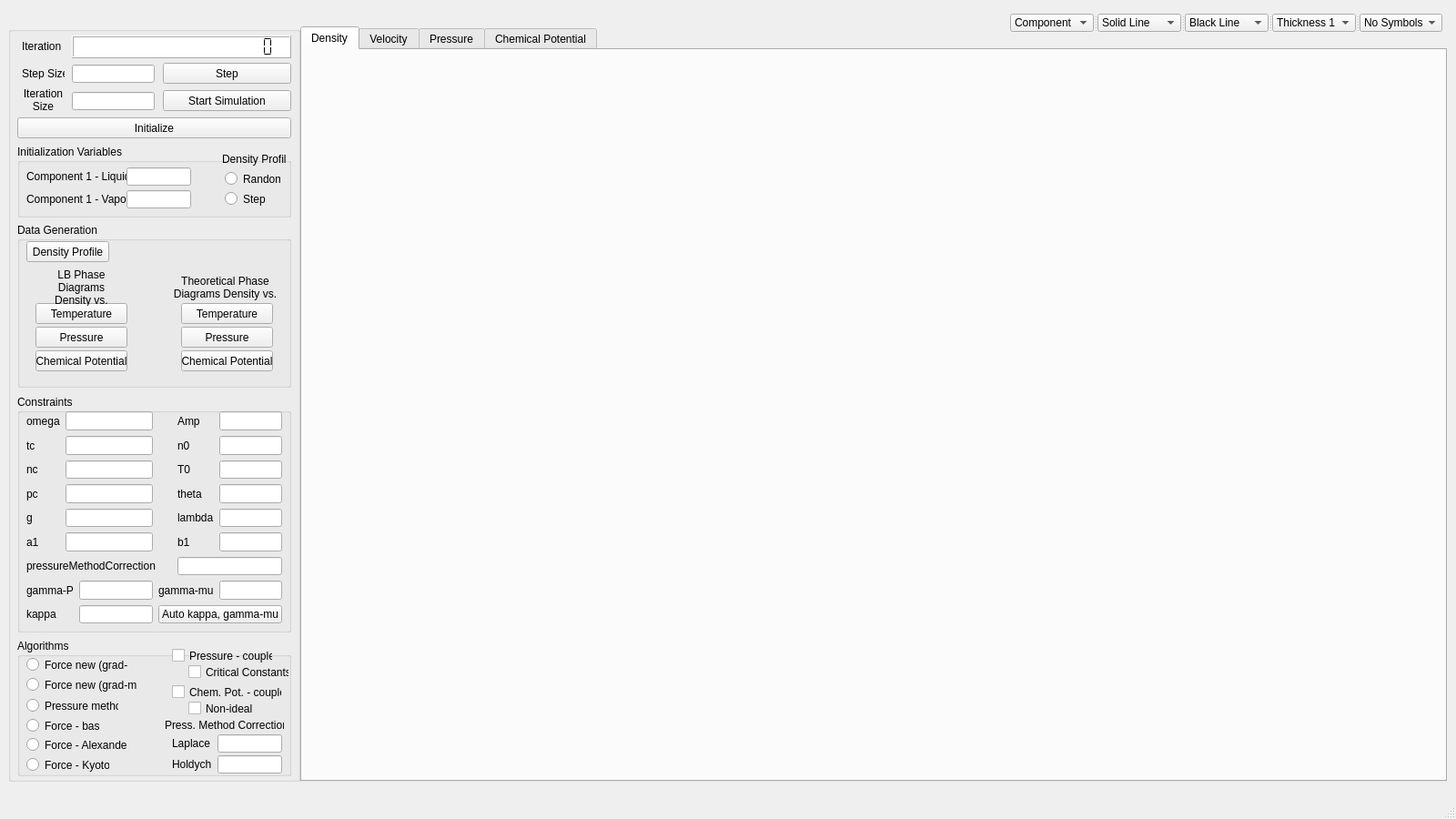
<?xml version="1.0" encoding="UTF-8"?>
<ui version="4.0">
 <class>MainWindow</class>
 <widget class="QMainWindow" name="MainWindow">
  <property name="geometry">
   <rect>
    <x>0</x>
    <y>0</y>
    <width>1600</width>
    <height>900</height>
   </rect>
  </property>
  <property name="windowTitle">
   <string>Lattice Boltzmann Simulation</string>
  </property>
  <property name="windowOpacity">
   <double>1.000000000000000</double>
  </property>
  <widget class="QWidget" name="LBWindow">
   <widget class="QTabWidget" name="graphTabBox">
    <property name="geometry">
     <rect>
      <x>330</x>
      <y>29</y>
      <width>1260</width>
      <height>830</height>
     </rect>
    </property>
    <property name="autoFillBackground">
     <bool>false</bool>
    </property>
    <property name="styleSheet">
     <string notr="true"/>
    </property>
    <property name="currentIndex">
     <number>0</number>
    </property>
    <widget class="QWidget" name="densityTab">
     <attribute name="title">
      <string>Density</string>
     </attribute>
    </widget>
    <widget class="QWidget" name="velocityTab">
     <attribute name="title">
      <string>Velocity</string>
     </attribute>
    </widget>
    <widget class="QWidget" name="pressureTab">
     <attribute name="title">
      <string>Pressure</string>
     </attribute>
    </widget>
    <widget class="QWidget" name="chemicalPotentialTab">
     <attribute name="title">
      <string>Chemical Potential</string>
     </attribute>
    </widget>
   </widget>
   <widget class="QGroupBox" name="simControlBox">
    <property name="geometry">
     <rect>
      <x>9</x>
      <y>29</y>
      <width>321</width>
      <height>830</height>
     </rect>
    </property>
    <property name="title">
     <string/>
    </property>
    <widget class="QPushButton" name="startSimButton">
     <property name="geometry">
      <rect>
       <x>170</x>
       <y>70</y>
       <width>141</width>
       <height>23</height>
      </rect>
     </property>
     <property name="text">
      <string>Start Simulation</string>
     </property>
    </widget>
    <widget class="QPushButton" name="stepButton">
     <property name="geometry">
      <rect>
       <x>170</x>
       <y>40</y>
       <width>141</width>
       <height>23</height>
      </rect>
     </property>
     <property name="text">
      <string>Step</string>
     </property>
    </widget>
    <widget class="QLCDNumber" name="lcdIterations">
     <property name="geometry">
      <rect>
       <x>70</x>
       <y>10</y>
       <width>241</width>
       <height>25</height>
      </rect>
     </property>
     <property name="styleSheet">
      <string notr="true">QLCDNumber{background-color:rgb(255, 255, 255);}</string>
     </property>
     <property name="digitCount">
      <number>20</number>
     </property>
     <property name="segmentStyle">
      <enum>QLCDNumber::Flat</enum>
     </property>
    </widget>
    <widget class="QLabel" name="labelIteration">
     <property name="geometry">
      <rect>
       <x>15</x>
       <y>15</y>
       <width>47</width>
       <height>13</height>
      </rect>
     </property>
     <property name="text">
      <string>Iteration</string>
     </property>
    </widget>
    <widget class="QPushButton" name="initializeButton">
     <property name="geometry">
      <rect>
       <x>10</x>
       <y>100</y>
       <width>301</width>
       <height>23</height>
      </rect>
     </property>
     <property name="text">
      <string>Initialize</string>
     </property>
    </widget>
    <widget class="QLineEdit" name="lineEditStepSize">
     <property name="geometry">
      <rect>
       <x>70</x>
       <y>42</y>
       <width>91</width>
       <height>20</height>
      </rect>
     </property>
    </widget>
    <widget class="QLabel" name="labelStepSize">
     <property name="geometry">
      <rect>
       <x>15</x>
       <y>45</y>
       <width>47</width>
       <height>13</height>
      </rect>
     </property>
     <property name="text">
      <string>Step Size</string>
     </property>
    </widget>
    <widget class="QGroupBox" name="groupBoxInitVariables">
     <property name="geometry">
      <rect>
       <x>10</x>
       <y>130</y>
       <width>301</width>
       <height>80</height>
      </rect>
     </property>
     <property name="title">
      <string>Initialization Variables</string>
     </property>
     <widget class="QLabel" name="labelN1Liquid">
      <property name="geometry">
       <rect>
        <x>10</x>
        <y>27</y>
        <width>111</width>
        <height>16</height>
       </rect>
      </property>
      <property name="text">
       <string>Component 1 - Liquid</string>
      </property>
     </widget>
     <widget class="QLabel" name="labelN1Vapor">
      <property name="geometry">
       <rect>
        <x>10</x>
        <y>52</y>
        <width>111</width>
        <height>16</height>
       </rect>
      </property>
      <property name="text">
       <string>Component 1 - Vapor</string>
      </property>
     </widget>
     <widget class="QLineEdit" name="lineEditN1Liquid">
      <property name="geometry">
       <rect>
        <x>120</x>
        <y>25</y>
        <width>71</width>
        <height>20</height>
       </rect>
      </property>
     </widget>
     <widget class="QLineEdit" name="lineEditN1Vapor">
      <property name="geometry">
       <rect>
        <x>120</x>
        <y>50</y>
        <width>71</width>
        <height>20</height>
       </rect>
      </property>
     </widget>
     <widget class="QRadioButton" name="radioDensityProfileRandom">
      <property name="geometry">
       <rect>
        <x>228</x>
        <y>29</y>
        <width>61</width>
        <height>17</height>
       </rect>
      </property>
      <property name="text">
       <string>Random</string>
      </property>
     </widget>
     <widget class="QRadioButton" name="radioDensityProfileStep">
      <property name="geometry">
       <rect>
        <x>228</x>
        <y>51</y>
        <width>61</width>
        <height>17</height>
       </rect>
      </property>
      <property name="text">
       <string>Step</string>
      </property>
     </widget>
     <widget class="QLabel" name="labelDensityProfileInit">
      <property name="geometry">
       <rect>
        <x>225</x>
        <y>8</y>
        <width>71</width>
        <height>16</height>
       </rect>
      </property>
      <property name="text">
       <string>Density Profile</string>
      </property>
     </widget>
    </widget>
    <widget class="QGroupBox" name="groupBoxDataGeneration">
     <property name="geometry">
      <rect>
       <x>10</x>
       <y>216</y>
       <width>301</width>
       <height>181</height>
      </rect>
     </property>
     <property name="title">
      <string>Data Generation</string>
     </property>
     <widget class="QPushButton" name="getDensityProfileButton">
      <property name="geometry">
       <rect>
        <x>10</x>
        <y>20</y>
        <width>91</width>
        <height>23</height>
       </rect>
      </property>
      <property name="text">
       <string>Density Profile</string>
      </property>
     </widget>
     <widget class="QPushButton" name="theoryPhaseDiagTempButton">
      <property name="geometry">
       <rect>
        <x>180</x>
        <y>88</y>
        <width>101</width>
        <height>23</height>
       </rect>
      </property>
      <property name="text">
       <string>Temperature</string>
      </property>
     </widget>
     <widget class="QPushButton" name="theoryPhaseDiagPressButton">
      <property name="geometry">
       <rect>
        <x>180</x>
        <y>114</y>
        <width>101</width>
        <height>23</height>
       </rect>
      </property>
      <property name="text">
       <string>Pressure</string>
      </property>
     </widget>
     <widget class="QPushButton" name="theoryPhaseDiagChemPotButton">
      <property name="geometry">
       <rect>
        <x>180</x>
        <y>140</y>
        <width>101</width>
        <height>23</height>
       </rect>
      </property>
      <property name="text">
       <string>Chemical Potential</string>
      </property>
     </widget>
     <widget class="QLabel" name="labelTheoryPhaseDiagrams">
      <property name="geometry">
       <rect>
        <x>158</x>
        <y>50</y>
        <width>141</width>
        <height>41</height>
       </rect>
      </property>
      <property name="text">
       <string>Theoretical Phase Diagrams Density vs.</string>
      </property>
      <property name="alignment">
       <set>Qt::AlignCenter</set>
      </property>
      <property name="wordWrap">
       <bool>true</bool>
      </property>
     </widget>
     <widget class="QPushButton" name="lbPhaseDiagTempButton">
      <property name="geometry">
       <rect>
        <x>20</x>
        <y>88</y>
        <width>101</width>
        <height>23</height>
       </rect>
      </property>
      <property name="text">
       <string>Temperature</string>
      </property>
     </widget>
     <widget class="QLabel" name="labelLBPhaseDiagrams">
      <property name="geometry">
       <rect>
        <x>25</x>
        <y>50</y>
        <width>91</width>
        <height>41</height>
       </rect>
      </property>
      <property name="text">
       <string>LB Phase Diagrams Density vs.</string>
      </property>
      <property name="alignment">
       <set>Qt::AlignCenter</set>
      </property>
      <property name="wordWrap">
       <bool>true</bool>
      </property>
     </widget>
     <widget class="QPushButton" name="lbPhaseDiagPressButton">
      <property name="geometry">
       <rect>
        <x>20</x>
        <y>114</y>
        <width>101</width>
        <height>23</height>
       </rect>
      </property>
      <property name="text">
       <string>Pressure</string>
      </property>
     </widget>
     <widget class="QPushButton" name="lbPhaseDiagChemPotButton">
      <property name="geometry">
       <rect>
        <x>20</x>
        <y>140</y>
        <width>101</width>
        <height>23</height>
       </rect>
      </property>
      <property name="text">
       <string>Chemical Potential</string>
      </property>
     </widget>
    </widget>
    <widget class="QGroupBox" name="groupBoxConstraints">
     <property name="geometry">
      <rect>
       <x>10</x>
       <y>405</y>
       <width>301</width>
       <height>261</height>
      </rect>
     </property>
     <property name="title">
      <string>Constraints</string>
     </property>
     <widget class="QWidget" name="layoutWidget">
      <property name="geometry">
       <rect>
        <x>10</x>
        <y>18</y>
        <width>281</width>
        <height>233</height>
       </rect>
      </property>
      <layout class="QGridLayout" name="gridLayoutConstraints">
       <item row="0" column="0">
        <widget class="QLabel" name="labelOmega">
         <property name="text">
          <string>omega</string>
         </property>
        </widget>
       </item>
       <item row="0" column="1" colspan="2">
        <widget class="QLineEdit" name="lineEditOmega"/>
       </item>
       <item row="0" column="4">
        <widget class="QLabel" name="labelAmp">
         <property name="text">
          <string>Amp</string>
         </property>
        </widget>
       </item>
       <item row="0" column="5">
        <widget class="QLineEdit" name="lineEditAmp"/>
       </item>
       <item row="1" column="0">
        <widget class="QLabel" name="labelTc">
         <property name="text">
          <string>tc</string>
         </property>
        </widget>
       </item>
       <item row="1" column="1" colspan="2">
        <widget class="QLineEdit" name="lineEditTc"/>
       </item>
       <item row="1" column="4">
        <widget class="QLabel" name="labelN0">
         <property name="text">
          <string>n0</string>
         </property>
        </widget>
       </item>
       <item row="1" column="5">
        <widget class="QLineEdit" name="lineEditN0"/>
       </item>
       <item row="2" column="0">
        <widget class="QLabel" name="labelNc">
         <property name="text">
          <string>nc</string>
         </property>
        </widget>
       </item>
       <item row="2" column="1" colspan="2">
        <widget class="QLineEdit" name="lineEditNc">
         <property name="text">
          <string/>
         </property>
        </widget>
       </item>
       <item row="2" column="4">
        <widget class="QLabel" name="labelT0">
         <property name="text">
          <string>T0</string>
         </property>
        </widget>
       </item>
       <item row="2" column="5">
        <widget class="QLineEdit" name="lineEditT0"/>
       </item>
       <item row="3" column="0">
        <widget class="QLabel" name="labelPc">
         <property name="text">
          <string>pc</string>
         </property>
        </widget>
       </item>
       <item row="3" column="1" colspan="2">
        <widget class="QLineEdit" name="lineEditPc">
         <property name="text">
          <string/>
         </property>
        </widget>
       </item>
       <item row="3" column="4">
        <widget class="QLabel" name="labelTheta">
         <property name="text">
          <string>theta</string>
         </property>
        </widget>
       </item>
       <item row="3" column="5">
        <widget class="QLineEdit" name="lineEditTheta"/>
       </item>
       <item row="4" column="0">
        <widget class="QLabel" name="labelG">
         <property name="text">
          <string>g</string>
         </property>
        </widget>
       </item>
       <item row="4" column="1" colspan="2">
        <widget class="QLineEdit" name="lineEditG">
         <property name="text">
          <string/>
         </property>
        </widget>
       </item>
       <item row="4" column="5">
        <widget class="QLineEdit" name="lineEditLambda"/>
       </item>
       <item row="5" column="0">
        <widget class="QLabel" name="labelA1">
         <property name="text">
          <string>a1</string>
         </property>
        </widget>
       </item>
       <item row="5" column="1" colspan="2">
        <widget class="QLineEdit" name="lineEditA1">
         <property name="text">
          <string/>
         </property>
        </widget>
       </item>
       <item row="5" column="5">
        <widget class="QLineEdit" name="lineEditB1"/>
       </item>
       <item row="6" column="0" colspan="4">
        <widget class="QLabel" name="labelPressMethodCorrection">
         <property name="text">
          <string>pressureMethodCorrection</string>
         </property>
        </widget>
       </item>
       <item row="6" column="4" colspan="2">
        <widget class="QLineEdit" name="lineEditPressMethodCorrection">
         <property name="text">
          <string/>
         </property>
        </widget>
       </item>
       <item row="7" column="0" colspan="2">
        <widget class="QLabel" name="labelGammaP">
         <property name="text">
          <string>gamma-P</string>
         </property>
        </widget>
       </item>
       <item row="7" column="2">
        <widget class="QLineEdit" name="lineEditGammaP">
         <property name="text">
          <string/>
         </property>
        </widget>
       </item>
       <item row="7" column="3" colspan="2">
        <widget class="QLabel" name="labelGammaMu">
         <property name="text">
          <string>gamma-mu</string>
         </property>
        </widget>
       </item>
       <item row="7" column="5">
        <widget class="QLineEdit" name="lineEditGammaMu"/>
       </item>
       <item row="8" column="0" colspan="2">
        <widget class="QLabel" name="labelKappa">
         <property name="text">
          <string>kappa</string>
         </property>
        </widget>
       </item>
       <item row="8" column="2">
        <widget class="QLineEdit" name="lineEditKappa">
         <property name="text">
          <string/>
         </property>
        </widget>
       </item>
       <item row="8" column="3" colspan="3">
        <widget class="QPushButton" name="autoKappaGammaMuButton">
         <property name="text">
          <string>Auto kappa, gamma-mu</string>
         </property>
        </widget>
       </item>
       <item row="4" column="4">
        <widget class="QLabel" name="labelLambda">
         <property name="text">
          <string>lambda</string>
         </property>
        </widget>
       </item>
       <item row="5" column="4">
        <widget class="QLabel" name="labelB1">
         <property name="text">
          <string>b1</string>
         </property>
        </widget>
       </item>
      </layout>
     </widget>
    </widget>
    <widget class="QGroupBox" name="groupBoxAlgorithms">
     <property name="geometry">
      <rect>
       <x>10</x>
       <y>673</y>
       <width>301</width>
       <height>151</height>
      </rect>
     </property>
     <property name="title">
      <string>Algorithms</string>
     </property>
     <widget class="QRadioButton" name="radioForceNewGradP">
      <property name="geometry">
       <rect>
        <x>10</x>
        <y>20</y>
        <width>111</width>
        <height>17</height>
       </rect>
      </property>
      <property name="text">
       <string>Force new (grad-P)</string>
      </property>
     </widget>
     <widget class="QRadioButton" name="radioForceNewGradMu">
      <property name="geometry">
       <rect>
        <x>10</x>
        <y>42</y>
        <width>121</width>
        <height>17</height>
       </rect>
      </property>
      <property name="text">
       <string>Force new (grad-mu)</string>
      </property>
     </widget>
     <widget class="QRadioButton" name="radioForceBasic">
      <property name="geometry">
       <rect>
        <x>10</x>
        <y>87</y>
        <width>81</width>
        <height>17</height>
       </rect>
      </property>
      <property name="text">
       <string>Force - basic</string>
      </property>
     </widget>
     <widget class="QRadioButton" name="radioPressureMethod">
      <property name="geometry">
       <rect>
        <x>10</x>
        <y>65</y>
        <width>101</width>
        <height>17</height>
       </rect>
      </property>
      <property name="text">
       <string>Pressure method</string>
      </property>
     </widget>
     <widget class="QRadioButton" name="radioForceAlexander">
      <property name="geometry">
       <rect>
        <x>10</x>
        <y>108</y>
        <width>111</width>
        <height>17</height>
       </rect>
      </property>
      <property name="text">
       <string>Force - Alexander</string>
      </property>
     </widget>
     <widget class="QRadioButton" name="radioForceKyoto">
      <property name="geometry">
       <rect>
        <x>10</x>
        <y>130</y>
        <width>91</width>
        <height>17</height>
       </rect>
      </property>
      <property name="text">
       <string>Force - Kyoto</string>
      </property>
     </widget>
     <widget class="QLabel" name="labelHoldychCorrection">
      <property name="geometry">
       <rect>
        <x>170</x>
        <y>130</y>
        <width>51</width>
        <height>16</height>
       </rect>
      </property>
      <property name="text">
       <string>Holdych</string>
      </property>
     </widget>
     <widget class="QLineEdit" name="lineEditHoldychCorrection">
      <property name="geometry">
       <rect>
        <x>220</x>
        <y>128</y>
        <width>71</width>
        <height>20</height>
       </rect>
      </property>
      <property name="text">
       <string/>
      </property>
     </widget>
     <widget class="QLabel" name="labelLaplaceCorrection">
      <property name="geometry">
       <rect>
        <x>170</x>
        <y>107</y>
        <width>51</width>
        <height>16</height>
       </rect>
      </property>
      <property name="text">
       <string>Laplace</string>
      </property>
     </widget>
     <widget class="QLineEdit" name="lineEditLaplaceCorrection">
      <property name="geometry">
       <rect>
        <x>220</x>
        <y>105</y>
        <width>71</width>
        <height>20</height>
       </rect>
      </property>
      <property name="text">
       <string/>
      </property>
     </widget>
     <widget class="QLabel" name="labelPressMethodCorrections">
      <property name="geometry">
       <rect>
        <x>162</x>
        <y>85</y>
        <width>131</width>
        <height>20</height>
       </rect>
      </property>
      <property name="text">
       <string>Press. Method Corrections</string>
      </property>
     </widget>
     <widget class="QCheckBox" name="checkBoxPressCoupled">
      <property name="geometry">
       <rect>
        <x>170</x>
        <y>10</y>
        <width>111</width>
        <height>17</height>
       </rect>
      </property>
      <property name="text">
       <string>Pressure - coupled</string>
      </property>
     </widget>
     <widget class="QCheckBox" name="checkBoxChemPotCoupled">
      <property name="geometry">
       <rect>
        <x>170</x>
        <y>50</y>
        <width>121</width>
        <height>17</height>
       </rect>
      </property>
      <property name="text">
       <string>Chem. Pot. - coupled</string>
      </property>
     </widget>
     <widget class="QCheckBox" name="checkBoxPressCriticalConst">
      <property name="geometry">
       <rect>
        <x>188</x>
        <y>28</y>
        <width>111</width>
        <height>17</height>
       </rect>
      </property>
      <property name="text">
       <string>Critical Constants</string>
      </property>
     </widget>
     <widget class="QCheckBox" name="checkBoxChemPotNid">
      <property name="geometry">
       <rect>
        <x>188</x>
        <y>68</y>
        <width>111</width>
        <height>17</height>
       </rect>
      </property>
      <property name="text">
       <string>Non-ideal</string>
      </property>
     </widget>
    </widget>
    <widget class="QLabel" name="labelIterSize">
     <property name="geometry">
      <rect>
       <x>15</x>
       <y>65</y>
       <width>47</width>
       <height>31</height>
      </rect>
     </property>
     <property name="text">
      <string>Iteration Size</string>
     </property>
     <property name="alignment">
      <set>Qt::AlignCenter</set>
     </property>
     <property name="wordWrap">
      <bool>true</bool>
     </property>
    </widget>
    <widget class="QLineEdit" name="lineEditIterSize">
     <property name="geometry">
      <rect>
       <x>70</x>
       <y>72</y>
       <width>91</width>
       <height>20</height>
      </rect>
     </property>
    </widget>
   </widget>
   <widget class="QSplitter" name="splitterGraphConfig">
    <property name="geometry">
     <rect>
      <x>1110</x>
      <y>15</y>
      <width>475</width>
      <height>20</height>
     </rect>
    </property>
    <property name="sizePolicy">
     <sizepolicy hsizetype="Fixed" vsizetype="Preferred">
      <horstretch>0</horstretch>
      <verstretch>0</verstretch>
     </sizepolicy>
    </property>
    <property name="orientation">
     <enum>Qt::Horizontal</enum>
    </property>
    <widget class="QComboBox" name="plotComponentBox">
     <property name="sizePolicy">
      <sizepolicy hsizetype="Minimum" vsizetype="Fixed">
       <horstretch>0</horstretch>
       <verstretch>0</verstretch>
      </sizepolicy>
     </property>
     <item>
      <property name="text">
       <string>Component 1</string>
      </property>
     </item>
    </widget>
    <widget class="QComboBox" name="plotLineTypeBox">
     <property name="sizePolicy">
      <sizepolicy hsizetype="Minimum" vsizetype="Fixed">
       <horstretch>0</horstretch>
       <verstretch>0</verstretch>
      </sizepolicy>
     </property>
     <item>
      <property name="text">
       <string>Solid Line</string>
      </property>
     </item>
     <item>
      <property name="text">
       <string>Dashed Line</string>
      </property>
     </item>
     <item>
      <property name="text">
       <string>Dotted Line</string>
      </property>
     </item>
     <item>
      <property name="text">
       <string>Dash-Dot Line</string>
      </property>
     </item>
    </widget>
    <widget class="QComboBox" name="plotLineColorBox">
     <property name="sizePolicy">
      <sizepolicy hsizetype="Minimum" vsizetype="Fixed">
       <horstretch>0</horstretch>
       <verstretch>0</verstretch>
      </sizepolicy>
     </property>
     <item>
      <property name="text">
       <string>Black Line</string>
      </property>
     </item>
     <item>
      <property name="text">
       <string>Red Line</string>
      </property>
     </item>
     <item>
      <property name="text">
       <string>Blue Line</string>
      </property>
     </item>
     <item>
      <property name="text">
       <string>Green Line</string>
      </property>
     </item>
     <item>
      <property name="text">
       <string>Yellow Line</string>
      </property>
     </item>
     <item>
      <property name="text">
       <string>Orange Line</string>
      </property>
     </item>
     <item>
      <property name="text">
       <string>Purple Line</string>
      </property>
     </item>
    </widget>
    <widget class="QComboBox" name="plotLineThicknessBox">
     <property name="sizePolicy">
      <sizepolicy hsizetype="Minimum" vsizetype="Fixed">
       <horstretch>0</horstretch>
       <verstretch>0</verstretch>
      </sizepolicy>
     </property>
     <item>
      <property name="text">
       <string>Thickness 1</string>
      </property>
     </item>
     <item>
      <property name="text">
       <string>Thickness 2</string>
      </property>
     </item>
     <item>
      <property name="text">
       <string>Thickness 3</string>
      </property>
     </item>
    </widget>
    <widget class="QComboBox" name="plotLineSymbols">
     <property name="sizePolicy">
      <sizepolicy hsizetype="Minimum" vsizetype="Fixed">
       <horstretch>0</horstretch>
       <verstretch>0</verstretch>
      </sizepolicy>
     </property>
     <item>
      <property name="text">
       <string>No Symbols</string>
      </property>
     </item>
     <item>
      <property name="text">
       <string>Circles</string>
      </property>
     </item>
     <item>
      <property name="text">
       <string>Squares</string>
      </property>
     </item>
     <item>
      <property name="text">
       <string>Triangles</string>
      </property>
     </item>
     <item>
      <property name="text">
       <string>Diamonds</string>
      </property>
     </item>
    </widget>
   </widget>
  </widget>
  <widget class="QMenuBar" name="menubar">
   <property name="geometry">
    <rect>
     <x>0</x>
     <y>0</y>
     <width>1600</width>
     <height>21</height>
    </rect>
   </property>
  </widget>
  <widget class="QStatusBar" name="statusbar"/>
 </widget>
 <resources/>
 <connections/>
</ui>
